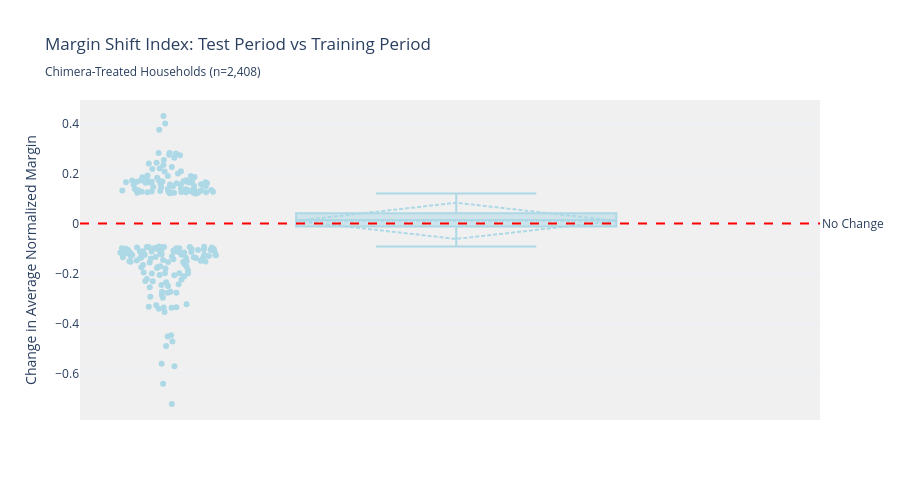

Write notebook code for a chart like this one.
### Markdown cell above
## VISUALIZATION 2: Margin Shift Analysis (Box Plot + Violin)

### Code cell
# Create margin shift visualization
fig = go.Figure()

# Box plot
fig.add_trace(go.Box(
    y=margin_shift_chimera["margin_shift"],
    name="Margin Shift (Test - Train)",
    boxmean="sd",
    marker_color="lightblue",
    jitter=0.3,
    pointpos=-1.8,
))

fig.add_hline(y=0, line_dash="dash", line_color="red", annotation_text="No Change", annotation_position="right")

fig.update_layout(
    title="Margin Shift Index: Test Period vs Training Period<br><sub>Chimera-Treated Households (n={:,})</sub>".format(len(margin_shift_chimera)),
    yaxis_title="Change in Average Normalized Margin",
    showlegend=False,
    plot_bgcolor="rgba(240,240,240,1)",
    template="plotly_white",
    height=500,
    font=dict(size=12),
    xaxis=dict(visible=False),
)

fig.write_html(FIG_DIR / "margin_shift.html")
print("✅ Saved: margin_shift.html")
fig.show()

### Figure 1 — Plotly figure (JSON) as saved in the notebook; plotly's stock layout.template omitted (floating-point values rounded to 4 significant figures; data arrays with more than 128 entries replaced by an {"elided": "..."} marker saying what was removed)
{"data": [{"boxmean": "sd", "jitter": 0.3, "marker": {"color": "lightblue"}, "name": "Margin Shift (Test - Train)", "pointpos": -1.8, "type": "box", "y": {"elided": "2408 float values"}}], "layout": {"annotations": [{"showarrow": false, "text": "No Change", "x": 1, "xanchor": "left", "xref": "x domain", "y": 0, "yanchor": "middle", "yref": "y"}], "font": {"size": 12}, "height": 500, "plot_bgcolor": "rgba(240,240,240,1)", "shapes": [{"line": {"color": "red", "dash": "dash"}, "type": "line", "x0": 0, "x1": 1, "xref": "x domain", "y0": 0, "y1": 0, "yref": "y"}], "showlegend": false, "title": {"text": "Margin Shift Index: Test Period vs Training Period<br><sub>Chimera-Treated Households (n=2,408)</sub>"}, "xaxis": {"visible": false}, "yaxis": {"title": {"text": "Change in Average Normalized Margin"}}}}
